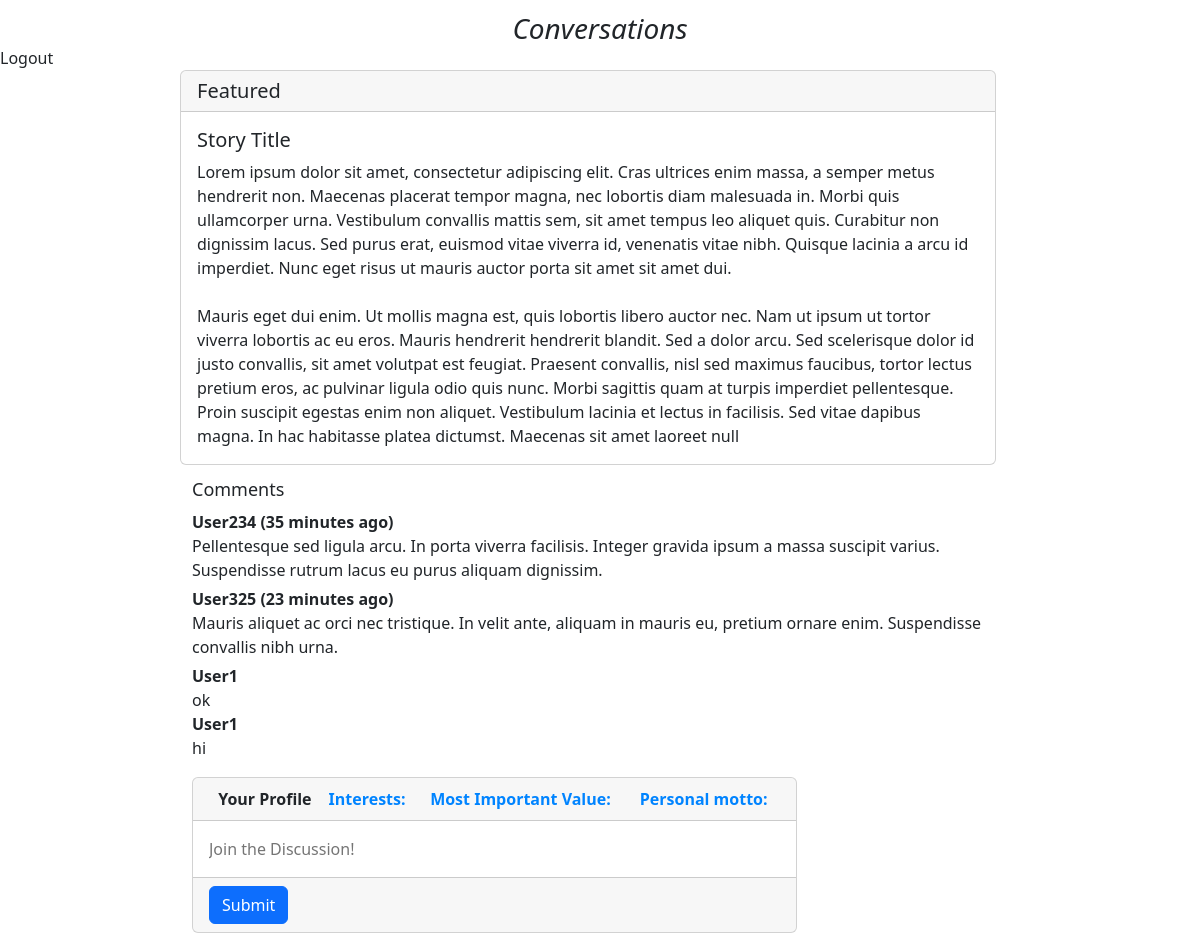
Page /page2/1 (signed in) on the earlier database version.
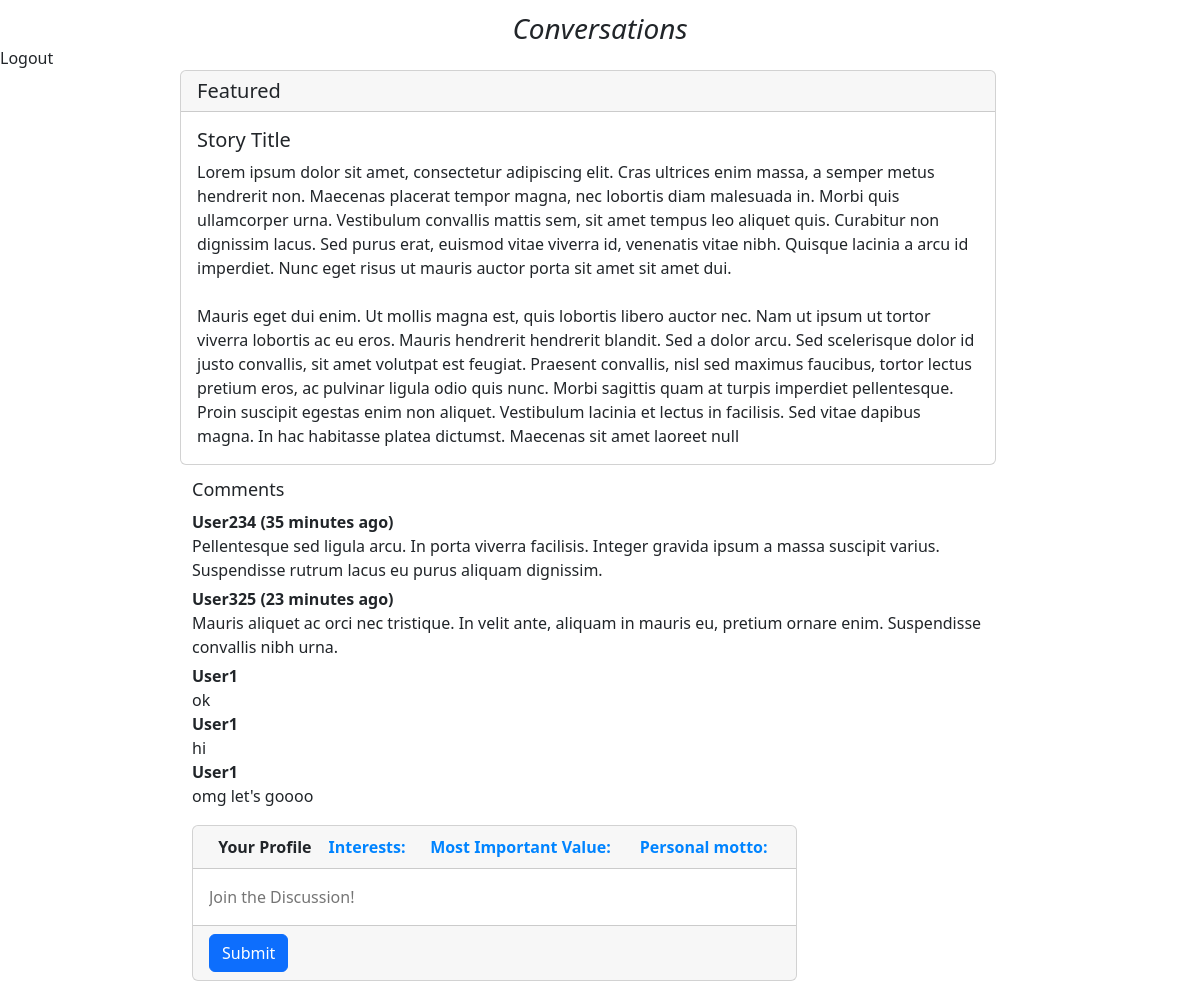
Same page on the later database version.
### blog/models.py (models this page shows)
class Post(models.Model):
    text = models.CharField(max_length=10000)
    user = models.ForeignKey(User, default=None, on_delete=models.PROTECT)

### blog/views.py (the view, shortened to what this page needs)
# urls.py: path('page2/<int:id>', views.display_action, name='page2'),
@login_required
def display_action(request, id) :
    context = {}
    user = request.user
    context['posts'] = Post.objects.filter(user=user)
    context['profile'] = user.profile
    if request.method == "GET" :
        return render(request, 'blog/valuedisplay.html', context)

### blog/custom_backend.py (called while the page is built)
    def get_user(self, user_id) :
        try :
            return User.objects.get(pk=user_id)
        except User.DoesNotExist :
            return None

### blog/templates/blog/valuedisplay.html (shortened to what this page needs)
{% extends "blog/base.html" %}
{% block content %}
<a href="{% url 'logout' %}" id="id_nav_logout" class="nav-link">
        Logout
    </a>
<div class = "row">
    <div class="row" id="id_story_card">
        <div class="card">
            <h5 class="card-header">Featured</h5>
            <div class="card-body">
                <h5 class="card-title">Story Title</h5>
                <p class="card-text">
                    Lorem ipsum dolor sit amet, consectetur adipiscing elit. Cras ultrices enim massa, a semper metus hendrerit non. Maecenas placerat tempor magna, nec lobortis diam malesuada in. Morbi quis ullamcorper urna. Vestibulum convallis mattis sem, sit amet tempus leo aliquet quis. Curabitur non dignissim lacus.
                    Sed purus erat, euismod vitae viverra id, venenatis vitae nibh. Quisque lacinia a arcu id imperdiet. Nunc eget risus ut mauris auctor porta sit amet sit amet dui.
                    <br><br>
                    Mauris eget dui enim. Ut mollis magna est, quis lobortis libero auctor nec. Nam ut ipsum ut tortor viverra lobortis ac eu eros. Mauris hendrerit hendrerit blandit. Sed a dolor arcu. Sed scelerisque dolor id justo convallis, sit amet volutpat est feugiat. Praesent convallis, nisl sed maximus faucibus, tortor lectus pretium eros, ac pulvinar ligula odio quis nunc. Morbi sagittis quam at turpis imperdiet pellentesque. Proin suscipit egestas enim non aliquet. Vestibulum lacinia et lectus in facilisis. Sed vitae dapibus magna. In hac habitasse platea dictumst. Maecenas sit amet laoreet null
                </p>
            </div>
        </div>
    </div>
    <div class = "row" id="id_comments">
        <h5><span id="id_comment_header">Comments</span></h5>
        <br>
        <div class="comments">
            <b>User234 (35 minutes ago)</b>
            <br>
            Pellentesque sed ligula arcu. In porta viverra facilisis. Integer gravida ipsum a massa suscipit varius. Suspendisse rutrum lacus eu purus aliquam dignissim.
        </div>
        <div class="comments">
            <b>User325 (23 minutes ago)</b>
            <br>
            Mauris aliquet ac orci nec tristique. In velit ante, aliquam in mauris eu, pretium ornare enim. Suspendisse convallis nibh urna.
        </div>
        <div class="poststream" id="id_poststream">
            {% for post in posts %}
                <div id="id_post_div_{{post.id}}" class="post-div">
                    <span id="id_username"><b>User{{user.id}}</b></span>
                    <br>
                    <span id="id_post_text_{{post.id}}" class="post-text">{{post.text}}</span>
                </div>
            {% endfor %}
        </div>
        <div class="row" id="id_value_comment_space" style="width: 80%; margin-top: 2%;">
            <div id="id_value_postbox">
                <form action="{% url 'page' %}" method="POST" class="card">
                    <label id="id_post_input_label" class="card-header">
                        <table style="width: 100%;">
                            <tr>
                                <th style="text-align: center;">Your Profile</th>
                                <th style="text-align: center; color: rgb(0, 132, 255);">Interests:</th>
                                <th style="text-align: center; color: rgb(0, 132, 255);">Most Important Value:</th>
                                <th style="text-align: center; color: rgb(0, 132, 255);">Personal motto:</th>
                            </tr>
                        </table>
                    </label>
                    <input type="text" id ="id_post_input_text" name="text" class="card-body" placeholder="Join the Discussion!" style="border: none;">
                    <div class="card-footer">
                        <button type="submit" id="id_post_button" class="btn btn-primary">Submit</button>
                    </div>
                </form>
            </div>
        </div>
    </div>
</div>
{% endblock %}

Differences in the rows shown:
added Post: {{ user.id }} "1", text "omg let's goooo"
